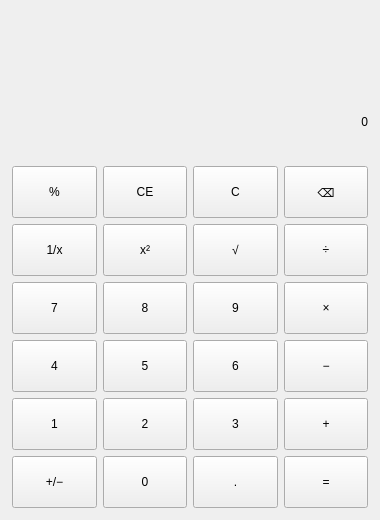
<?xml version="1.0" encoding="UTF-8"?>
<ui version="4.0">
 <class>Calculator</class>
 <widget class="QWidget" name="Calculator">
  <property name="geometry">
   <rect>
    <x>0</x>
    <y>0</y>
    <width>380</width>
    <height>520</height>
   </rect>
  </property>
  <property name="windowTitle">
   <string>计算器</string>
  </property>
  <layout class="QVBoxLayout" name="mainLayout">
   <property name="leftMargin">
    <number>12</number>
   </property>
   <property name="topMargin">
    <number>12</number>
   </property>
   <property name="rightMargin">
    <number>12</number>
   </property>
   <property name="bottomMargin">
    <number>12</number>
   </property>
   <property name="spacing">
    <number>8</number>
   </property>
   <item>
    <layout class="QVBoxLayout" name="displayLayout">
     <property name="spacing">
      <number>2</number>
     </property>
     <item>
      <widget class="QLabel" name="exprLabel">
       <property name="minimumSize">
        <size>
         <width>0</width>
         <height>28</height>
        </size>
       </property>
       <property name="alignment">
        <set>Qt::AlignRight|Qt::AlignTrailing|Qt::AlignVCenter</set>
       </property>
       <property name="text">
        <string/>
       </property>
      </widget>
     </item>
     <item>
      <widget class="QLabel" name="displayLabel">
       <property name="minimumSize">
        <size>
         <width>0</width>
         <height>64</height>
        </size>
       </property>
       <property name="alignment">
        <set>Qt::AlignRight|Qt::AlignTrailing|Qt::AlignVCenter</set>
       </property>
       <property name="text">
        <string>0</string>
       </property>
      </widget>
     </item>
    </layout>
   </item>
   <item>
    <layout class="QGridLayout" name="buttonGrid">
     <property name="horizontalSpacing">
      <number>6</number>
     </property>
     <property name="verticalSpacing">
      <number>6</number>
     </property>
     <item row="0" column="0">
      <widget class="QPushButton" name="btn_percent">
       <property name="minimumSize">
        <size><width>0</width><height>52</height></size>
       </property>
       <property name="text"><string>%</string></property>
      </widget>
     </item>
     <item row="0" column="1">
      <widget class="QPushButton" name="btn_ce">
       <property name="minimumSize">
        <size><width>0</width><height>52</height></size>
       </property>
       <property name="text"><string>CE</string></property>
      </widget>
     </item>
     <item row="0" column="2">
      <widget class="QPushButton" name="btn_clear">
       <property name="minimumSize">
        <size><width>0</width><height>52</height></size>
       </property>
       <property name="text"><string>C</string></property>
      </widget>
     </item>
     <item row="0" column="3">
      <widget class="QPushButton" name="btn_backspace">
       <property name="minimumSize">
        <size><width>0</width><height>52</height></size>
       </property>
       <property name="text"><string>⌫</string></property>
      </widget>
     </item>
     <item row="1" column="0">
      <widget class="QPushButton" name="btn_reciprocal">
       <property name="minimumSize">
        <size><width>0</width><height>52</height></size>
       </property>
       <property name="text"><string>1/x</string></property>
      </widget>
     </item>
     <item row="1" column="1">
      <widget class="QPushButton" name="btn_square">
       <property name="minimumSize">
        <size><width>0</width><height>52</height></size>
       </property>
       <property name="text"><string>x²</string></property>
      </widget>
     </item>
     <item row="1" column="2">
      <widget class="QPushButton" name="btn_sqrt">
       <property name="minimumSize">
        <size><width>0</width><height>52</height></size>
       </property>
       <property name="text"><string>√</string></property>
      </widget>
     </item>
     <item row="1" column="3">
      <widget class="QPushButton" name="btn_divide">
       <property name="minimumSize">
        <size><width>0</width><height>52</height></size>
       </property>
       <property name="text"><string>÷</string></property>
      </widget>
     </item>
     <item row="2" column="0">
      <widget class="QPushButton" name="btn_7">
       <property name="minimumSize">
        <size><width>0</width><height>52</height></size>
       </property>
       <property name="text"><string>7</string></property>
      </widget>
     </item>
     <item row="2" column="1">
      <widget class="QPushButton" name="btn_8">
       <property name="minimumSize">
        <size><width>0</width><height>52</height></size>
       </property>
       <property name="text"><string>8</string></property>
      </widget>
     </item>
     <item row="2" column="2">
      <widget class="QPushButton" name="btn_9">
       <property name="minimumSize">
        <size><width>0</width><height>52</height></size>
       </property>
       <property name="text"><string>9</string></property>
      </widget>
     </item>
     <item row="2" column="3">
      <widget class="QPushButton" name="btn_multiply">
       <property name="minimumSize">
        <size><width>0</width><height>52</height></size>
       </property>
       <property name="text"><string>×</string></property>
      </widget>
     </item>
     <item row="3" column="0">
      <widget class="QPushButton" name="btn_4">
       <property name="minimumSize">
        <size><width>0</width><height>52</height></size>
       </property>
       <property name="text"><string>4</string></property>
      </widget>
     </item>
     <item row="3" column="1">
      <widget class="QPushButton" name="btn_5">
       <property name="minimumSize">
        <size><width>0</width><height>52</height></size>
       </property>
       <property name="text"><string>5</string></property>
      </widget>
     </item>
     <item row="3" column="2">
      <widget class="QPushButton" name="btn_6">
       <property name="minimumSize">
        <size><width>0</width><height>52</height></size>
       </property>
       <property name="text"><string>6</string></property>
      </widget>
     </item>
     <item row="3" column="3">
      <widget class="QPushButton" name="btn_minus">
       <property name="minimumSize">
        <size><width>0</width><height>52</height></size>
       </property>
       <property name="text"><string>−</string></property>
      </widget>
     </item>
     <item row="4" column="0">
      <widget class="QPushButton" name="btn_1">
       <property name="minimumSize">
        <size><width>0</width><height>52</height></size>
       </property>
       <property name="text"><string>1</string></property>
      </widget>
     </item>
     <item row="4" column="1">
      <widget class="QPushButton" name="btn_2">
       <property name="minimumSize">
        <size><width>0</width><height>52</height></size>
       </property>
       <property name="text"><string>2</string></property>
      </widget>
     </item>
     <item row="4" column="2">
      <widget class="QPushButton" name="btn_3">
       <property name="minimumSize">
        <size><width>0</width><height>52</height></size>
       </property>
       <property name="text"><string>3</string></property>
      </widget>
     </item>
     <item row="4" column="3">
      <widget class="QPushButton" name="btn_plus">
       <property name="minimumSize">
        <size><width>0</width><height>52</height></size>
       </property>
       <property name="text"><string>+</string></property>
      </widget>
     </item>
     <item row="5" column="0">
      <widget class="QPushButton" name="btn_negate">
       <property name="minimumSize">
        <size><width>0</width><height>52</height></size>
       </property>
       <property name="text"><string>+/−</string></property>
      </widget>
     </item>
     <item row="5" column="1">
      <widget class="QPushButton" name="btn_0">
       <property name="minimumSize">
        <size><width>0</width><height>52</height></size>
       </property>
       <property name="text"><string>0</string></property>
      </widget>
     </item>
     <item row="5" column="2">
      <widget class="QPushButton" name="btn_dot">
       <property name="minimumSize">
        <size><width>0</width><height>52</height></size>
       </property>
       <property name="text"><string>.</string></property>
      </widget>
     </item>
     <item row="5" column="3">
      <widget class="QPushButton" name="btn_equals">
       <property name="minimumSize">
        <size><width>0</width><height>52</height></size>
       </property>
       <property name="text"><string>=</string></property>
      </widget>
     </item>
    </layout>
   </item>
  </layout>
 </widget>
 <resources/>
 <connections/>
</ui>
